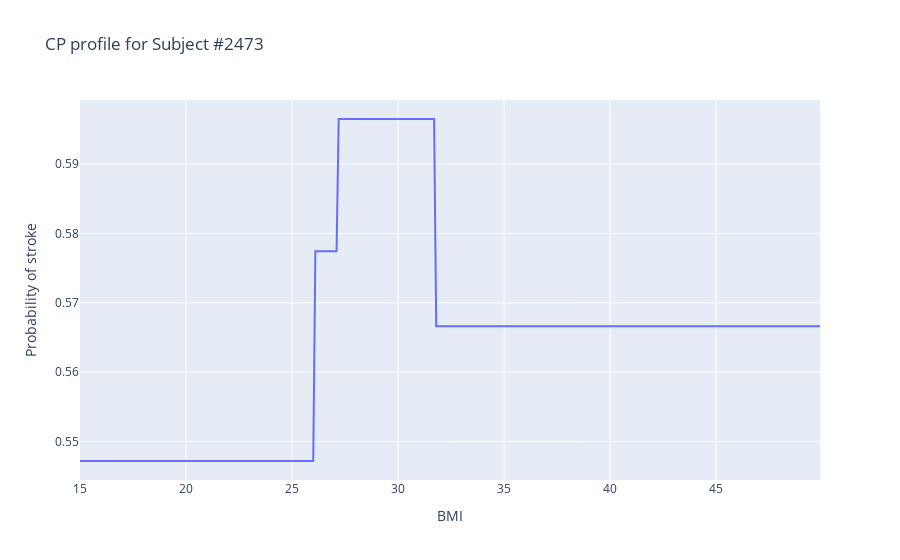

The cell this chart's notebook holds for it:
### Code cell
import plotly.graph_objects as go

values = np.arange(15.0, 50.0, 0.1)
probs = ceteris_paribus(xgb_model, obs.iloc[1], "bmi", values)

fig = go.Figure()
fig.add_trace(go.Scatter(x=values, y=probs, mode="lines"))
fig.update_layout(title=f"CP profile for Subject #{obs.index[1]}")
fig.update_xaxes(title="BMI")
fig.update_yaxes(title="Probability of stroke")

### Figure 1 — Plotly figure (JSON) as saved in the notebook; plotly's stock layout.template omitted (floating-point values rounded to 4 significant figures; data arrays with more than 128 entries replaced by an {"elided": "..."} marker saying what was removed)
{"data": [{"mode": "lines", "type": "scatter", "x": {"elided": "350 float values"}, "y": {"elided": "350 float values"}}], "layout": {"title": {"text": "CP profile for Subject #2473"}, "xaxis": {"title": {"text": "BMI"}}, "yaxis": {"title": {"text": "Probability of stroke"}}}}
